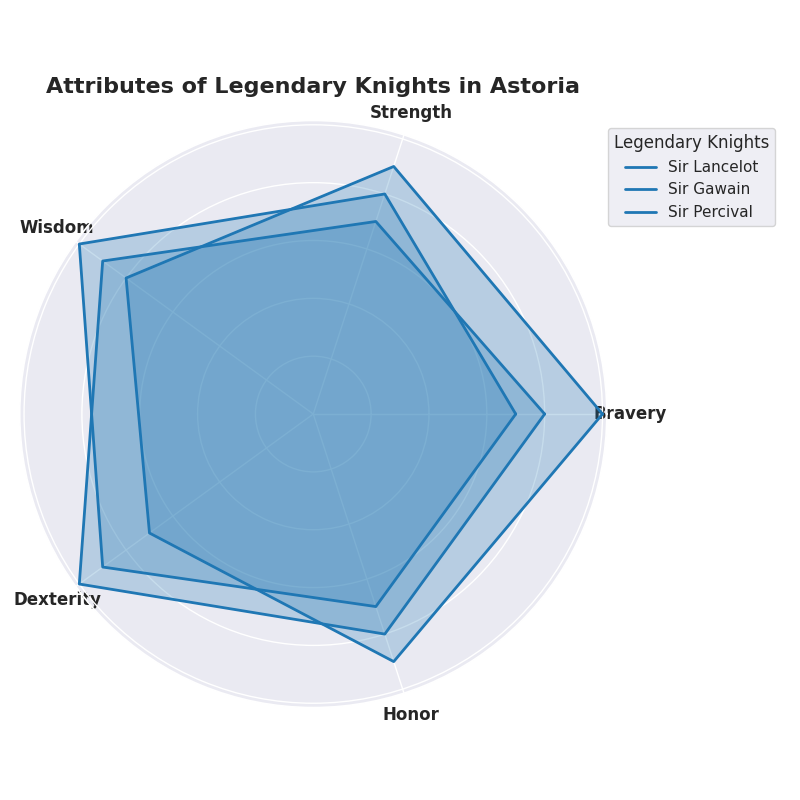

This chart was generated by the following Python code:
import matplotlib.pyplot as plt
import numpy as np

attributes = ['Bravery', 'Strength', 'Wisdom', 'Dexterity', 'Honor']
n_attributes = len(attributes)

lancelot = [10, 9, 8, 7, 9]
gawain = [7, 8, 10, 9, 7]
percival = [8, 7, 9, 10, 8]

lancelot += lancelot[:1]
gawain += gawain[:1]
percival += percival[:1]

angles = np.linspace(0, 2 * np.pi, n_attributes, endpoint=False).tolist()
angles += angles[:1]

fig, ax = plt.subplots(figsize=(8, 8), subplot_kw=dict(polar=True))

plt.xticks(angles[:-1], attributes, fontsize=12, fontweight='bold')

single_color = '#1f77b4'
knight_names = ['Sir Lancelot', 'Sir Gawain', 'Sir Percival']
knight_data = [lancelot, gawain, percival]

for idx, knight in enumerate(knight_data):
    ax.plot(angles, knight, color=single_color, linewidth=2, linestyle='solid', label=knight_names[idx])
    ax.fill(angles, knight, color=single_color, alpha=0.25)

ax.set_yticklabels([])

plt.legend(loc='upper right', bbox_to_anchor=(1.3, 1), title='Legendary Knights')

plt.title('Attributes of Legendary Knights in Astoria', size=16, fontweight='bold', pad=20)

plt.tight_layout()

plt.show()
